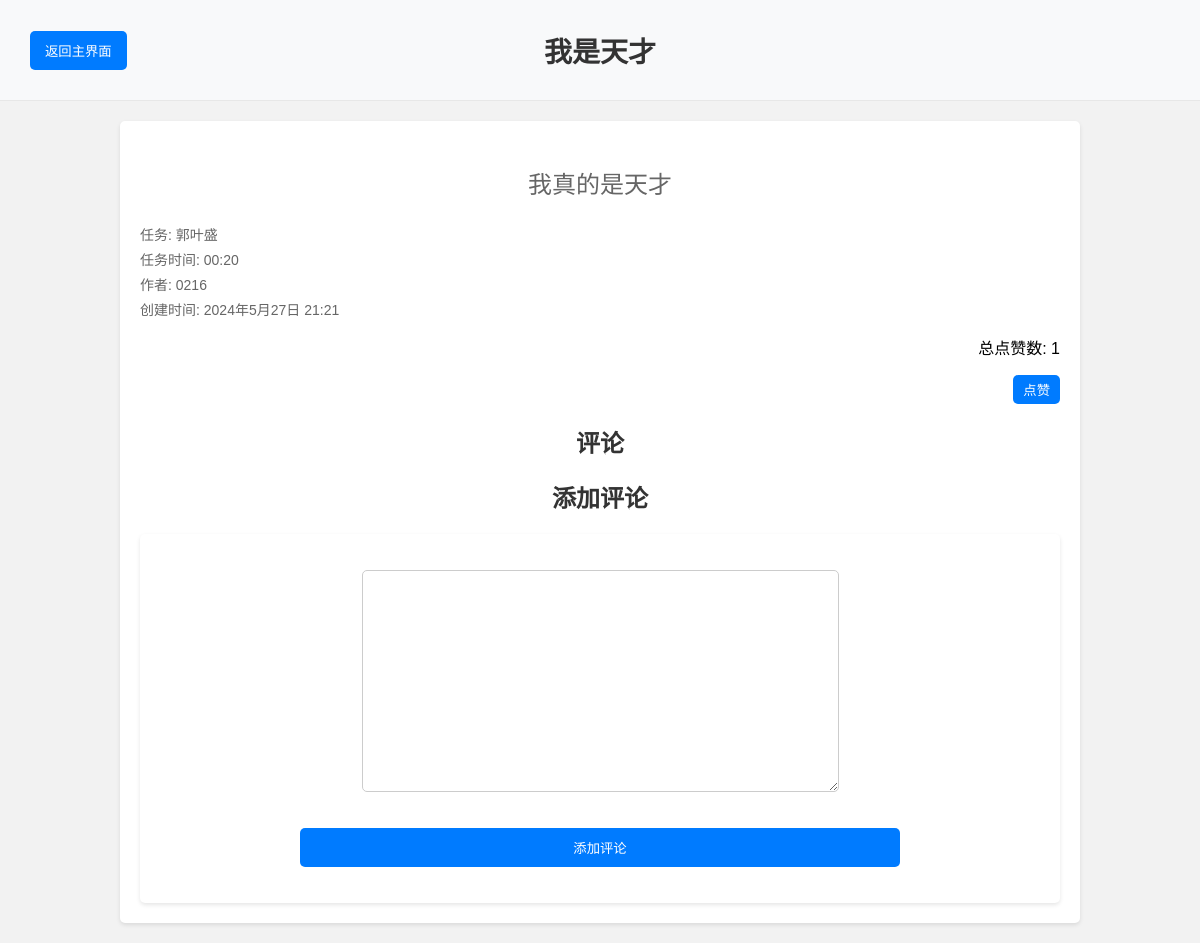
/post/24/ (signed in), run on an earlier commit of the app's database.
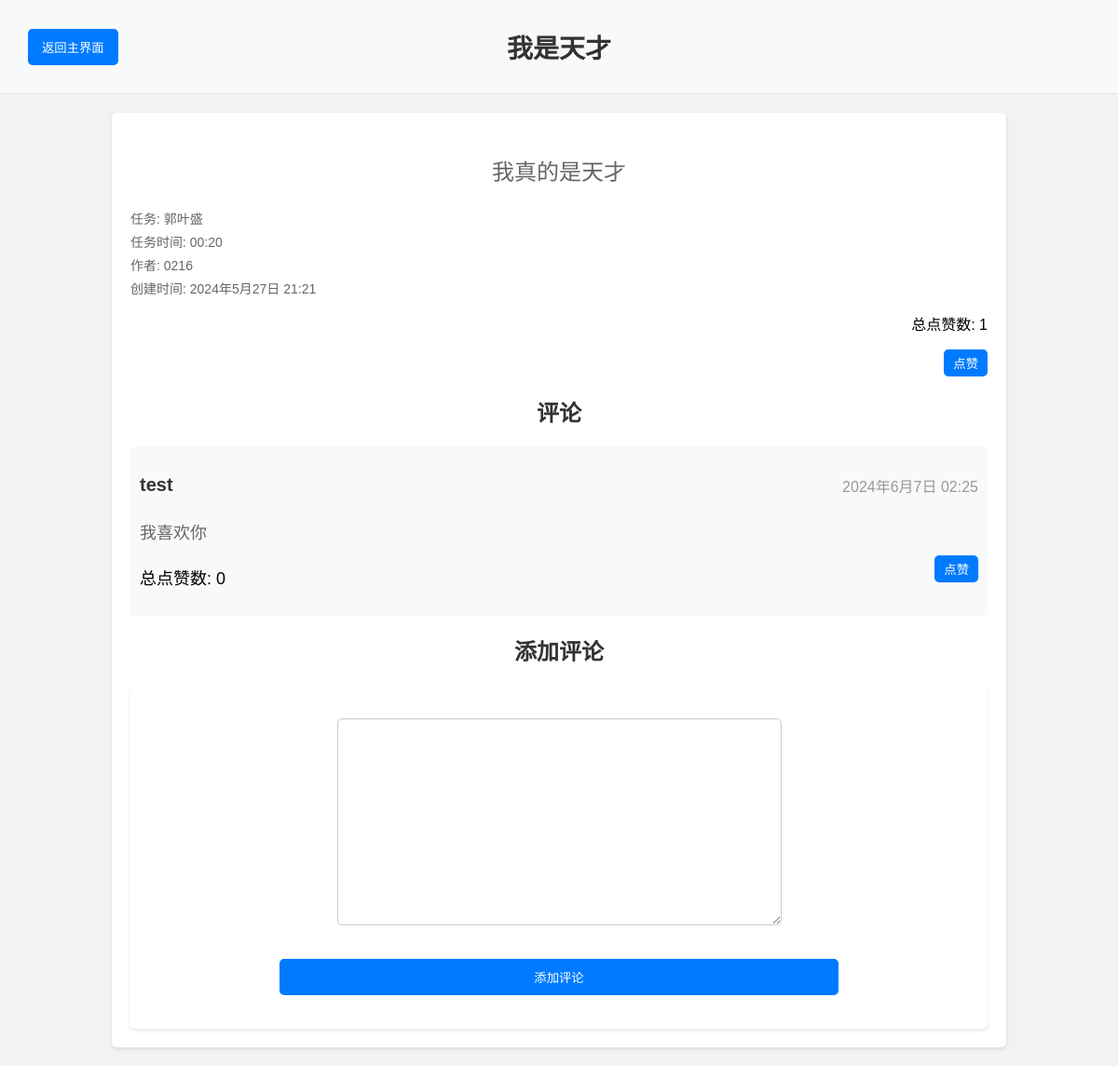
And on a later commit of the database.
### community/models.py (models this page shows, shortened)
class Post(models.Model):
    title = models.CharField(max_length=200)
    content = models.TextField()
    author = models.ForeignKey(User, on_delete=models.CASCADE)
    created_at = models.DateTimeField(auto_now_add=True)
    task = models.CharField(max_length=200, default='')
    task_time = models.CharField(max_length=200, default='')
    likes = models.ManyToManyField(User, related_name='post_likes', blank=True)
    class Meta:
        db_table = 'article_tb'  #定义表名
        verbose_name = '文章'  #后台显示
        verbose_name_plural = verbose_name  #后台显示的复数
    def total_likes(self):
        return self.likes.count()

class Comment(models.Model):
    post = models.ForeignKey(Post, related_name='comments', on_delete=models.CASCADE)
    author = models.ForeignKey(User, on_delete=models.CASCADE)
    content = models.TextField()
    created_at = models.DateTimeField(auto_now_add=True)
    likes = models.ManyToManyField(User, related_name='comment_likes', blank=True)
    class Meta:
        db_table = 'comment_tb'
        verbose_name = '评论'
        verbose_name_plural = verbose_name
    def total_likes(self):
        return self.likes.count()

### community/views.py (the view)
# urls.py: path('post/<int:post_id>/', views.post_detail, name='post_detail'),  # 添加帖子详细页面的URL模式
@login_required
def post_detail(request, post_id):
    post = get_object_or_404(Post, id=post_id)
    comments = post.comments.all()
    if request.method == 'POST':
        form = CommentForm(request.POST)
        if form.is_valid():
            comment = form.save(commit=False)
            comment.post = post
            comment.author = request.user
            comment.save()
            return redirect('post_detail', post_id=post.id)
    else:
        form = CommentForm()
    return render(request, 'community/post_detail.html', {'post': post, 'comments': comments, 'form': form})

### community/forms.py
class CommentForm(forms.ModelForm):
    class Meta:
        model = Comment
        fields = ['content']
        labels = {
            'content': ''
        }

### community/templates/community/post_detail.html (shortened to what this page needs)
{% load static %}
{% load filters %}
<link rel="stylesheet" href="{% static 'community/post_detail_style.css' %}">
{% block content %}
    <div class="navbar">
        <div class="navbar-left">
            <button onclick="location.href='{% url 'post_list' %}'" class="back-button">返回主界面</button>
        </div>
        <div class="navbar-center">
            <h1>{{ post.title }}</h1>
        </div>
    </div>
    <div class="post-detail">
        <div class="post-content">
            <p>{{ post.content }}</p>
        </div>
        <div class="post-details">
            <p1>任务: {{ post.task }}</p1>
            <p1>任务时间: {{ post.task_time }}</p1>
            <p1>作者: {{ post.author.username }}</p1>
            <p1>创建时间: {{ post.created_at }}</p1>
        </div>
        <div class="post-likes">
            <p class="total-likes">总点赞数: <span id="likes-count-post-{{ post.id }}">{{ post.total_likes }}</span></p>
            <form class="like-form" action="{% url 'like_item' 'post' post.id %}" method="POST">
                {% if user in post.likes.all %}
                    <button type="submit" class="like-button">取消点赞</button>
                {% else %}
                    <button type="submit" class="like-button">点赞</button>
                {% endif %}
            </form>
        </div>
        <h2>评论</h2>
        <ul class="comment-list">
            {% for comment in comments %}
                <li class="comment">
                    <div class="comment-header">
                        <p class="comment-author">{{ comment.author.username }}</p>
                        <p1 class="comment-time">{{ comment.created_at }}</p1>
                    </div>
                    <p class="comment-content">{{ comment.content }}</p>
                    <div class="comment-footer">
                        <p class="total-likes">总点赞数: <span id="likes-count-comment-{{ comment.id }}">{{ comment.total_likes }}</span></p>
                        <form class="like-form" action="{% url 'like_item' 'comment' comment.id %}" method="POST">
                            {% if user in comment.likes.all %}
                                <button type="submit" class="like-button">取消点赞</button>
                            {% else %}
                                <button type="submit" class="like-button">点赞</button>
                            {% endif %}
                        </form>
                    </div>
                </li>
            {% endfor %}
        </ul>
        <h2>添加评论</h2>
        <div class="comment-form">
            <form method="post">
                {{ form.as_p }}
                <button type="submit" class="submit-button">添加评论</button>
            </form>
        </div>
    </div>
{% endblock %}

### community/static/community/post_detail_style.css (style rules this page uses)
h1 { color: #333; margin-top: 20px; margin-bottom: 20px; text-align: center; font-size: 28px; }
.post-detail { background-color: #fff; margin: 20px 10%; padding: 20px; border-radius: 5px; box-shadow: 0 2px 4px rgba(0, 0, 0, 0.1); }
.post-content { color: #666; margin: 10px 0; font-size: 24px; text-align: center; }
.post-details { color: #666; margin: 10px 0; font-size: 18px; }
.post-details p1 { display: block; color: #666; margin: 5px 0; font-size: 14px; text-align: left; }
.post-likes { margin-top: 10px; text-align: right; }
.like-button { background-color: #007bff; color: white; padding: 5px 10px; border: none; border-radius: 5px; cursor: pointer; margin-left: 10px; }
h2 { color: #333; margin-top: 20px; margin-bottom: 20px; text-align: center; font-size: 24px; }
.comment-list { list-style-type: none; padding: 0; margin: 0; }
.comment { background-color: #f8f9fa; margin-bottom: 10px; padding: 10px; border-radius: 5px; box-shadow: 0 1px 2px rgba(0, 0, 0, 0.05); font-size: 18px; }
.comment-header { display: flex; justify-content: space-between; align-items: center; }
.comment-author { color: #333; font-weight: bold; font-size: 20px; }
.comment-time { color: #999; font-size: 16px; }
.comment-content { color: #666; margin: 5px 0; font-size: 18px; }
.comment-footer { display: flex; justify-content: space-between; align-items: center; }
.comment-footer .total-likes { margin-right: auto; }
.submit-button { background-color: #007bff; color: white; padding: 10px 15px; border: none; border-radius: 5px; cursor: pointer; margin-top: 10px; }
.comment-form { background-color: #fff; padding: 20px; border-radius: 5px; box-shadow: 0 2px 4px rgba(0, 0, 0, 0.1); margin-top: 20px; display: flex; justify-content: center; }
.comment-form form { width: 100%; max-width: 600px; display: flex; flex-direction: column; align-items: center; }
.comment-form form input, .comment-form form textarea { width: 100%; margin-bottom: 10px; padding: 10px; border: 1px solid #ccc; border-radius: 5px; font-size: 18px; }
.comment-form button { width: 100%; }
.navbar { background-color: #f8f9fa; padding: 10px 20px; display: flex; justify-content: space-between; align-items: center; border-bottom: 1px solid #e7e7e7; }
.navbar-left { display: flex; align-items: center; flex: 1; }
.navbar-center { flex: 2; display: flex; justify-content: center; }
.navbar-left button { background-color: #007bff; color: white; padding: 10px 15px; border: none; border-radius: 5px; text-decoration: none; cursor: pointer; margin-left: 10px; }

What changed in the data, as far as the page shows it:
added Comment: author.username "test", created_at "2024年6月7日 02:25", content "我喜欢你", total_likes "0", shows "点赞"
